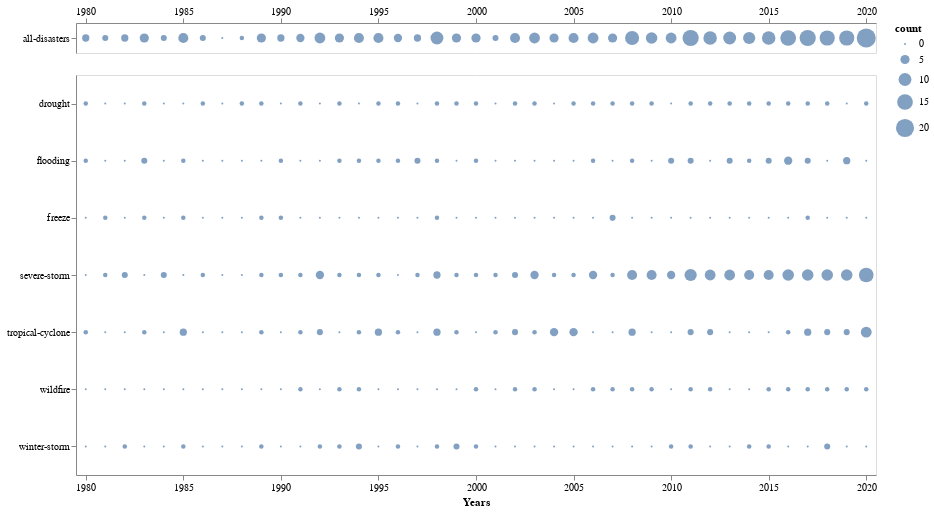

Notebook code cell kept with this figure:
### Markdown cell above
In the last two decades, the bulk of the billion-dollar disasters have been severe storms. While the changes in frequency of severe storms are quite prominent in this plot, it is a bit difficult to see how exactly the frequency of other disasters has been changing over time. We now plot the same data using a different encoding (simple circles) that make these changes in frequency a bit more visceral

### Code cell
bottom_chart = alt.Chart(usa_data).mark_circle().transform_filter(
    alt.datum.disaster != 'all-disasters'
).encode(
    x = alt.X('year:N', axis=alt.Axis(title='Years', values=np.arange(1980,2030,5), labelAngle=0)),
    y = alt.Y('disaster:N',  axis=alt.Axis(title=None)),
    size = 'count'
).properties(
    width = 800,
    height=400
)

top_chart = alt.Chart(usa_data).mark_circle().transform_filter(
    alt.datum.disaster == 'all-disasters'
).encode(
    x = alt.X('year:N', axis=alt.Axis(title=None, values=np.arange(1980,2030,5), labelAngle=0, orient='top')),
    y = alt.Y('disaster:N', axis=alt.Axis(title=None)),
    size = 'count'
).properties(
    width = 800,
    height=30
)


# top_chart | bottom_chart
# + comments_chart
alt.vconcat(top_chart, bottom_chart)

### Figure 1 — Vega-Lite specification as saved in the notebook (floating-point values rounded to 4 significant figures; data arrays with more than 128 entries replaced by an {"elided": "..."} marker saying what was removed)
{"config": {"view": {"continuousWidth": 400, "continuousHeight": 300}}, "vconcat": [{"mark": "circle", "encoding": {"size": {"type": "quantitative", "field": "count"}, "x": {"type": "nominal", "axis": {"labelAngle": 0, "orient": "top", "title": null, "values": [1980.0, 1985.0, 1990.0, 1995.0, 2000.0, 2005.0, 2010.0, 2015.0, 2020.0, 2025.0]}, "field": "year"}, "y": {"type": "nominal", "axis": {"title": null}, "field": "disaster"}}, "height": 30, "transform": [{"filter": "(datum.disaster === 'all-disasters')"}], "width": 800}, {"mark": "circle", "encoding": {"size": {"type": "quantitative", "field": "count"}, "x": {"type": "nominal", "axis": {"labelAngle": 0, "title": "Years", "values": [1980.0, 1985.0, 1990.0, 1995.0, 2000.0, 2005.0, 2010.0, 2015.0, 2020.0, 2025.0]}, "field": "year"}, "y": {"type": "nominal", "axis": {"title": null}, "field": "disaster"}}, "height": 400, "transform": [{"filter": "(datum.disaster !== 'all-disasters')"}], "width": 800}], "data": {"name": "data-b85a1c35f31f830c5fab0edd8a9f0192"}, "$schema": "https://vega.github.io/schema/vega-lite/v4.8.1.json", "datasets": {"data-b85a1c35f31f830c5fab0edd8a9f0192": {"elided": "328 records"}}}
